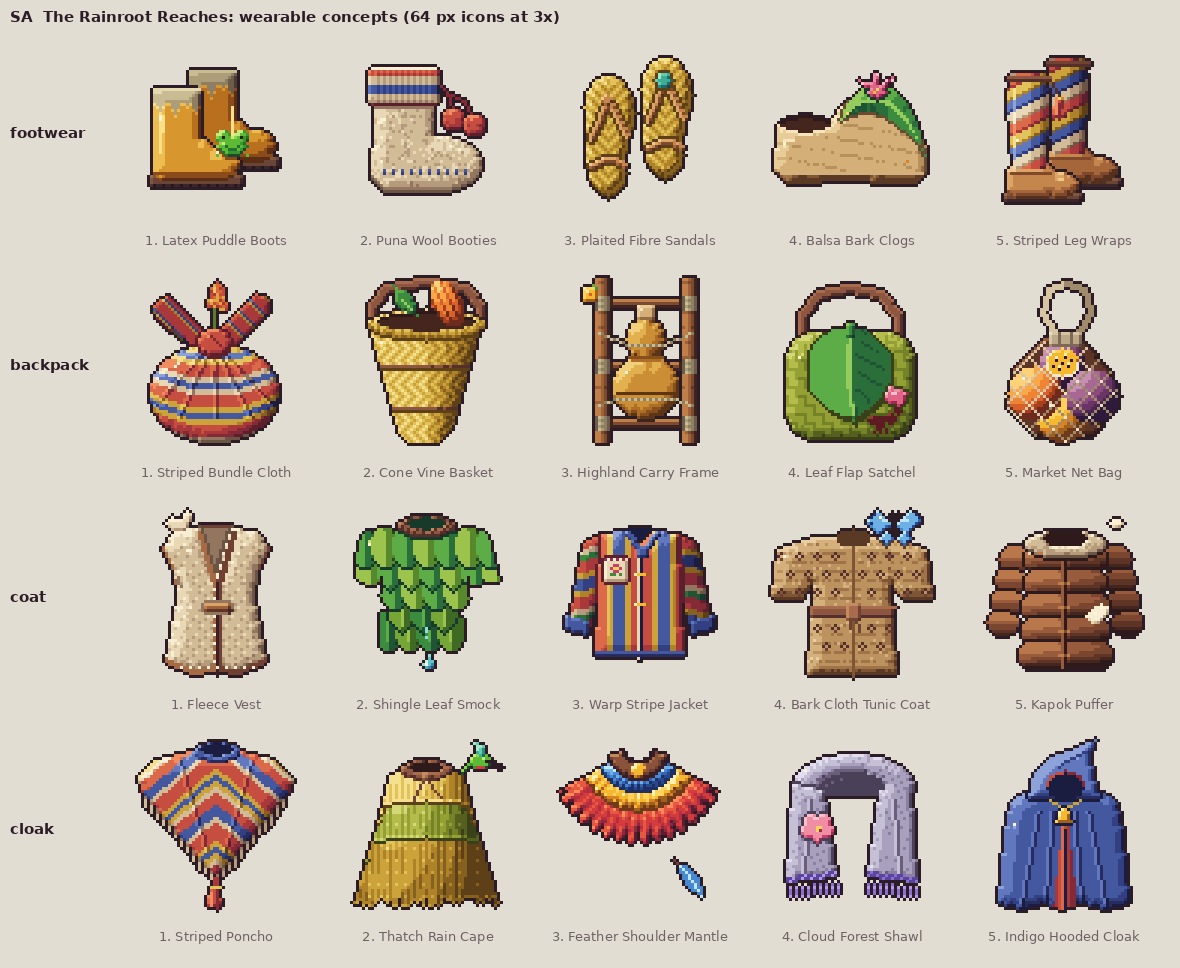

Write Python code to recreate this figure.
# sheet.py: contact sheet for the SA wearable concepts (4 rows x 5 columns, 3x NEAREST, name under each icon)
import os, glob
from PIL import Image, ImageDraw, ImageFont
D = os.path.dirname(os.path.abspath(__file__))
CATS = ["footwear", "backpack", "coat", "cloak"]
S, CW, CH, TOP, LEFT = 3, 212, 232, 34, 110
BG, INK, SUB = (226, 221, 210), (43, 28, 38), (110, 96, 100)
try:
    F = ImageFont.truetype("/usr/share/fonts/truetype/dejavu/DejaVuSans.ttf", 13)
    FB = ImageFont.truetype("/usr/share/fonts/truetype/dejavu/DejaVuSans-Bold.ttf", 15)
except OSError:
    F = FB = ImageFont.load_default()
img = Image.new("RGB", (LEFT + 5 * CW + 10, TOP + 4 * CH + 6), BG)
d = ImageDraw.Draw(img)
d.text((10, 8), "SA  The Rainroot Reaches: wearable concepts (64 px icons at 3x)", font=FB, fill=INK)
for r, cat in enumerate(CATS):
    y0 = TOP + r * CH
    d.text((10, y0 + 90), cat, font=FB, fill=INK)
    for f in sorted(glob.glob(os.path.join(D, f"{cat}-*.png"))):
        n = int(os.path.basename(f).split("-")[1])
        ic = Image.open(f).convert("RGBA")
        assert ic.size == (64, 64), f
        big = ic.resize((64 * S, 64 * S), Image.NEAREST)
        x0 = LEFT + (n - 1) * CW + (CW - 64 * S) // 2
        img.paste(big, (x0, y0), big)
        name = " ".join(os.path.basename(f)[:-4].split("-")[2:])
        name = f"{n}. " + name.title()
        w = d.textlength(name, font=F)
        d.text((LEFT + (n - 1) * CW + (CW - w) / 2, y0 + 64 * S + 6), name, font=F, fill=SUB)
img.save(os.path.join(D, "sheet.png"))
print("sheet.png", img.size)
